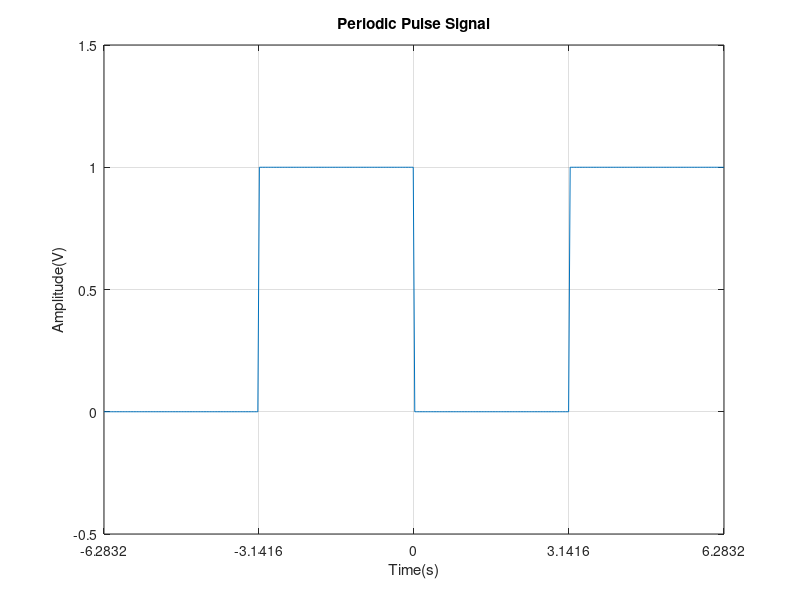
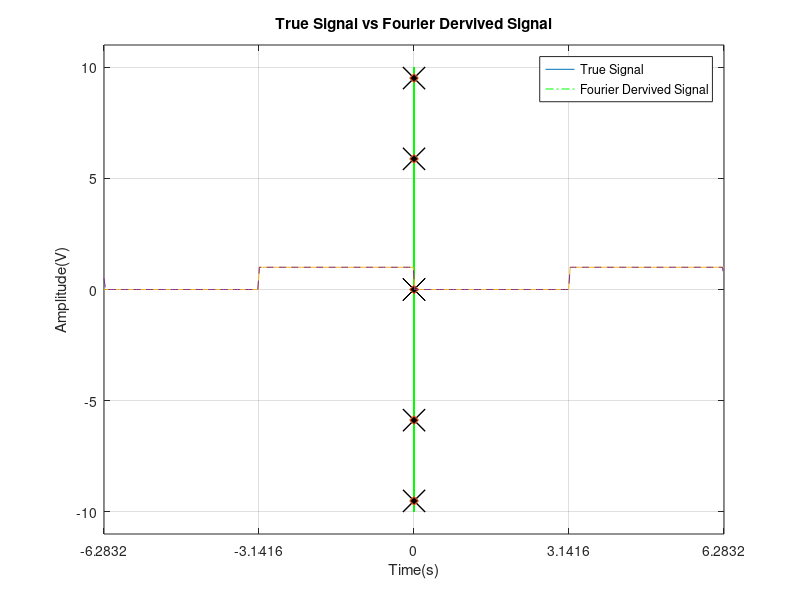

Reproduce these figures in MATLAB, in order.
%{
Question 1
***********************************************************************
A sinusoidal signal of amplitude 10V and frequency 1kHz is sampled at a
frequency f s = 10kHz, beginning at time t = 0. Determine the first ten
values of the sampled sequence.

Since there is a sample taken once every 0.1 milliseconds (10kHz) and the 
signal cycle completes once every 1 millisecond (1kHz), the number of
samples taken will be 10, over a 10 millisecond period starting from zero

***********************************************************************
%}

clear all
close all
fs = 10000;                 % 10kHz, sample frequency
f0 = 1000;                  % 1kHz, signal frequency
E = 10;                     % 10V, amplitude
T = 1/f0;                   % signal time period
Ts = 1/fs;                  % Ts = sample interval ( period )

tp = 0:Ts:T;              % array of sample times for one period
sample_vals = E * sin(2*pi*f0*tp); % get the sample values, i.e. x(t)


t = linspace(0, T, fs);     % set up the time array for plot
sig = E * sin(2*pi*f0*t);   % signal array for plot

% plot for clarity/sanity check
figure(1)
plot(t,sig, tp, sample_vals, 'o', 'MarkerFaceColor', 'b');
ylim([-11, 11]);

% output the values for the first 10 samples in the sequence
disp(sample_vals);



%{
Question 2
***********************************************************************
Show that a sinusoid of amplitude 10V and frequency 11kHz sampled at
f s = 10kHz as in Q.1 above is an alias of the 1kHz sampled signal.
***********************************************************************
%}

alias_fs = 10000;                 % 10kHz, sample frequency
alias_f0 = 11000;                  % 11kHz, signal frequency
alias_E = 10;                     % 10V, amplitude
alias_T = 1/alias_f0;                   % signal time period
alias_Ts = 1/alias_fs;                  % Ts = sample interval ( period )
alias_tp = 0:alias_Ts:alias_T*11;              % array of sample times for one period
alias_sample_vals = E * sin(2*pi*f0*alias_tp); % get the sample values, i.e. x(t)
alias_t = linspace(0, alias_T*11, alias_fs);     % set up the time array for plot
alias_sig = E * sin(2*pi*alias_f0*alias_t);   % signal array for plot

% plot for clarity/sanity check
fig2 = figure(2);
plot(t,sig);
hold('on');
plot(alias_t, alias_sig, 'g-.')
plot(tp, sample_vals, 'kx', 'MarkerSize',16)
plot(tp, alias_sample_vals,'d','MarkerFaceColor', 'k');
ylim([-11, 11]);
xlabel('Time (seconds)')
ylabel('Signal Amplitude (V)')
title ('11kHz Alias Signal vs. 1kHz Signal')
legend('1kHz Signal', '11kHz Alias Signal', '1kHz Sample Points', '11kHz Alias Sample Points')


% output the values for the first 10 samples in the alias sequence
disp(alias_sample_vals);


%{
Question 3
***********************************************************************
***********************************************************************
%}

clear all;

an = [1, 2, 4, -9, 1];
bn = [2, -1, 3, 3, 0];

cn = 2 * an .* bn;
dn = an + bn;
en = an/2;



%{
Question 4
***********************************************************************
Pulse wave generation code below was adapted from the lab3 file and
modified as required, Fourier part coded separately below
***********************************************************************
%}

clear all;
close all;

T = 2*pi;   % signal period
t= linspace(-T, T, 400);  % 400 samples between -2pi and 2pi

% define the amplitude array for one full cycle, T = 2pi
vp = zeros(1,200);  % populate with zeros
vp(101:200) = 1;    % second half cycle
pulse = [vp,vp];    % define v for full sample range, 4pi 

figure(1)
plot(t,pulse);
xlabel('Time(s)');
ylabel ('Amplitude(V)');
title('Periodic Pulse Signal');
set(gca,'XTick',-2*pi:pi:2*pi);
ax.XTickLabel = {'-2\pi','-\pi','0','\pi','2\pi'};
ylim([-.5, 1.5]);
xlim([-2*pi, 2*pi]);
grid on

%{
For the Fourier part:

This is working as a visual only, there is clearly some fundamental error
due in the code below, or in the math or error or both

Since this is an odd funciton, A_n will be zero, so was not included, but
when it was included, it evaluated to a non-zero value, again, there is an
error in here somewhere, it is of magnitude x10^(-15) so very small, could
be due to rounding error and trapz method inaccuracy

It might be related to the fact that I am taking T to be 2pi, but
evaluating over a period of 4pi (-2pi to +2pi) - adding 2*T to the
equations for b_n and sig have more issues are N gets large

2*T I think is justified mathematically (?), but that would mean 4T for A0
which gives a value of 0.025, when (mean(vp) = 0.5, so I left this as T

The main issue when N is small, <10, it is just a sine wave,
when it is >10 it begins to resemble the function, 10
components in this sequence should have a stronger resemblance to the true
fucntion than a simle sine wave! Going larger, e.g. N>200, there amplitude
is distorted, perhaps signal noise, but no idea where these errors are
caused initially.

trapz should be acureate enough (?) not to result in a completely different
waveform at N= 1000, so not sure where the error is
%}

clear all;
close all;

E = 1;
T = 2*pi;   % signal period
t= linspace(-T, T, 400);  % 400 samples between -2pi and 2pi
N = 200;
% define the amplitude array for one full cycle, T = 2pi
vp = zeros(1,200);  % populate with zeros, f(0:pi) is off, i.e. 0
vp(101:200) = E;    % first half cycle is 'on', e.g. f(-pi:0) = 1
vp = [vp, vp];

% Evaluate the Fourier series over the full period
a0 = 1/(2*T) * trapz(t, vp); % should be T*4 ??
an = zeros(1,N);
bn = zeros(1,N);
for n = 1:N
    an(n) = 1/(T) * trapz(t, (vp .* cos((n * pi .* t)/(T))));
    bn(n) = 1/(T) * trapz(t, (vp .* sin((n * pi .* t)/(T))));
end


% Setting up the Fourier derived signal, a_n is removed since it should
% evaluate to zero anyway.
sig = zeros(size(t));
sig = sig + a0;
for n = 1:N
    sig = sig  + bn(n) * sin((n * pi .* t)/(T));
end

% Plot the original signal and the reconstructed signal
figure(2);
plot(t, vp);
hold on;
plot(t, sig, '--');
title('True Signal vs Fourier Dervived Signal');
legend('True Signal', 'Fourier Dervived Signal');
xlabel('Time(s)');
ylabel ('Amplitude(V)');
set(gca,'XTick',-2*pi:pi:2*pi);
ax.XTickLabel = {'-2\pi','-\pi','0','\pi','2\pi'};
xlim([-2*pi, 2*pi]);
grid on